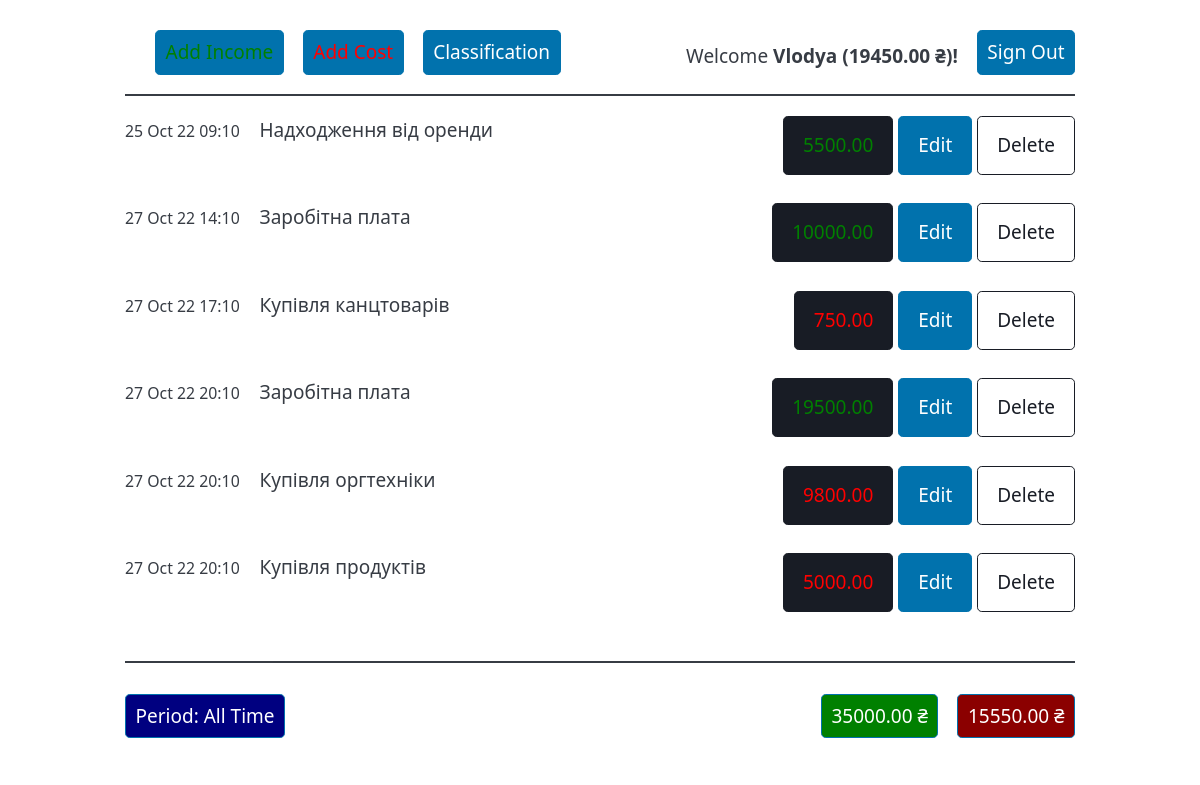
The app's page / (signed in) with its own data.
### financeapp/models.py (models this page shows, shortened)
class Account(models.Model):
    sum = models.DecimalField(decimal_places=2, max_digits=15)
    user_id = models.ForeignKey(User, on_delete=models.CASCADE)

class Balance(models.Model):
    sum = models.DecimalField(decimal_places=2, max_digits=15)
    category = models.ForeignKey(Category, on_delete=models.CASCADE)
    performed = models.DateTimeField(auto_now_add=True)
    user_id = models.ForeignKey(User, on_delete=models.CASCADE)

class Category(models.Model):
    name = models.CharField(max_length=50, null=False)
    dr_cr = models.BooleanField(null=False)
    user_id = models.ForeignKey(User, on_delete=models.CASCADE)
    class Meta:
        constraints = [
            models.UniqueConstraint(fields=['user_id', 'name'], name='class of username')
        ]

### financeapp/views.py (the view, shortened to what this page needs)
# urls.py: path('', views.main, name='main'),
def main(request):
    global user_balance, main_err, date_start, date_end
    operations = []
    dr_sum, cr_sum = 0.00, 0.00
    period_button = 'All Time'
    if main_err:
        err, main_err = main_err, ''
    else:
        err = ''
    if request.user.is_authenticated:
        balance = Account.objects.filter(user_id=request.user).first()
        user_balance = balance.sum
        if date_start is None:
            period_button = 'All Time'
            operations = Balance.objects.filter(user_id=request.user).all()
            dr_op = Balance.objects.filter(user_id=request.user, category__dr_cr=0).all()
            cr_op = Balance.objects.filter(user_id=request.user, category__dr_cr=1).all()
        dr_sum = sum([op.sum for op in dr_op])
        cr_sum = sum([op.sum for op in cr_op])
    return render(request, 'financeapp/index.html',
                  {'user_balance': user_balance, 'operations': operations, 'deb_sum': dr_sum, 'cr_sum': cr_sum,
                   'error': err, 'period': period_button})

### financeapp/templates/financeapp/index.html (shortened to what this page needs)
{% load static %}
<!DOCTYPE html>
<html>
<head>
    <link rel="stylesheet" href="https://unpkg.com/@picocss/pico@latest/css/pico.min.css">
    <link rel="stylesheet" type="text/css" href="{% static 'css/custom.css' %}">
</head>
<body>
<main class="container">
    <nav style="margin-bottom: 20px; border-bottom: 2px solid; padding-left: 30px">
        {% if user.is_authenticated %}
        <div class="nav-brand">
            <ul>
                <li><a href="{% url 'new_transaction' 0 %}" role="button" style="color: green">Add Income</a></li>
                <li><a href="{% url 'new_transaction' 1 %}" role="button" style="color: red">Add Cost</a></li>
                <li><a href="{% url 'view_categories' %}" role="button">Classification</a></li>
            </ul>
        </div>
        <div class="collapsible-body">
            <ul class="inline">
                <li>Welcome <b>{{ user.username }} ({{ user_balance }} ₴)!</b></li>
                <li><a href="{% url 'user_logout' %}" role="button">Sign Out</a></li>
            </ul>
        </div>
        {% endif %}
    </nav>
    {% if operations %}
    {% for operation in operations %}
    <nav>
        <div>
            <small>{{ operation.performed|date:'d M y H:m' }}</small>&nbsp; &nbsp; {{ operation.category.name }}
        </div>
        <div>
            {% if operation.category.dr_cr %}
            <a role="button" class="contrast" style="color: red">{{ operation.sum }}</a>
            {% else %}
            <a role="button" class="contrast" style="color: green">{{ operation.sum }}</a>
            {% endif %}
            <a href="{% url 'edit_transaction' operation.id %}" role="button">Edit</a>
            <a href="#" role="button" class="contrast outline" data-target="modal-trans-{{operation.id}}"
               onClick="toggleModal(event)">Delete</a>
        </div>
    </nav>
    <br>
    {% endfor %}
    <div style="margin-top: 20px; border-top: 2px solid; padding-left: 30px; padding-top: 20px"></div>
    {% endif %}
    <nav>
        <div>
            <ul>
                <li>
                    <a href="{% url 'period_search' %}" role="button" style="background-color: navy">
                        Period: {{ period }}
                    </a>
                </li>
            </ul>
        </div>
        <div>
            <ul class="inline">
                <li>
                    <a href="#" role="button" style="background-color: green">
                        {{ deb_sum|floatformat:2 }} ₴
                    </a>
                </li>
                <li>
                    <a href="#" role="button" style="background-color: darkred">
                        {{ cr_sum|floatformat:2 }} ₴
                    </a>
                </li>
            </ul>
        </div>
    </nav>
</main>
</body>
</html>

### records on screen
Account: sum "19450.00"
Balance: performed "25 Oct 22 09:10", category.name "Надходження від оренди", sum "5500.00"
Balance: performed "27 Oct 22 14:10", category.name "Заробітна плата", sum "10000.00"
Balance: performed "27 Oct 22 17:10", category.name "Купівля канцтоварів", sum "750.00"
Balance: performed "27 Oct 22 20:10", category.name "Заробітна плата", sum "19500.00"
Balance: performed "27 Oct 22 20:10", category.name "Купівля оргтехніки", sum "9800.00"
Balance: performed "27 Oct 22 20:10", category.name "Купівля продуктів", sum "5000.00"

### other values on screen
{{ user.username }} "Vlodya"
{{ period }} "All Time"
{{ deb_sum|floatformat:2 }} "35000.00"
{{ cr_sum|floatformat:2 }} "15550.00"
